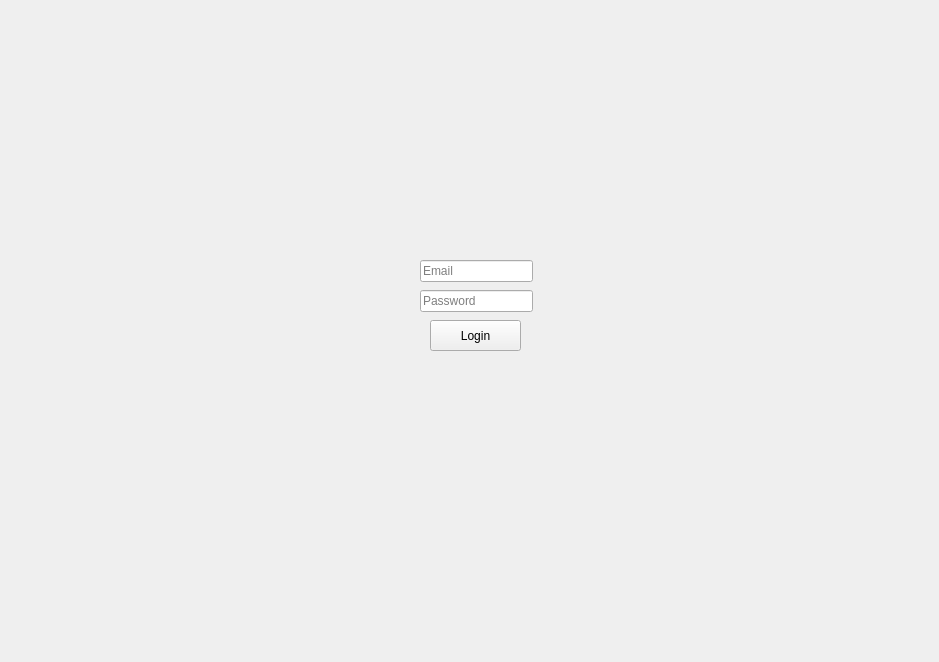
<?xml version="1.0" encoding="UTF-8"?>
<ui version="4.0">
 <class>loginwindow</class>
 <widget class="QWidget" name="loginwindow">
  <property name="geometry">
   <rect>
    <x>0</x>
    <y>0</y>
    <width>939</width>
    <height>662</height>
   </rect>
  </property>
  <property name="windowTitle">
   <string>loginwindow</string>
  </property>
  <widget class="QLineEdit" name="PasswordEdit">
   <property name="geometry">
    <rect>
     <x>420</x>
     <y>290</y>
     <width>113</width>
     <height>22</height>
    </rect>
   </property>
   <property name="placeholderText">
    <string>Password</string>
   </property>
  </widget>
  <widget class="QPushButton" name="loginButton">
   <property name="geometry">
    <rect>
     <x>430</x>
     <y>320</y>
     <width>91</width>
     <height>31</height>
    </rect>
   </property>
   <property name="text">
    <string>Login</string>
   </property>
  </widget>
  <widget class="QLineEdit" name="EmailEdit">
   <property name="geometry">
    <rect>
     <x>420</x>
     <y>260</y>
     <width>113</width>
     <height>22</height>
    </rect>
   </property>
   <property name="placeholderText">
    <string>Email</string>
   </property>
  </widget>
 </widget>
 <resources/>
 <connections/>
</ui>
